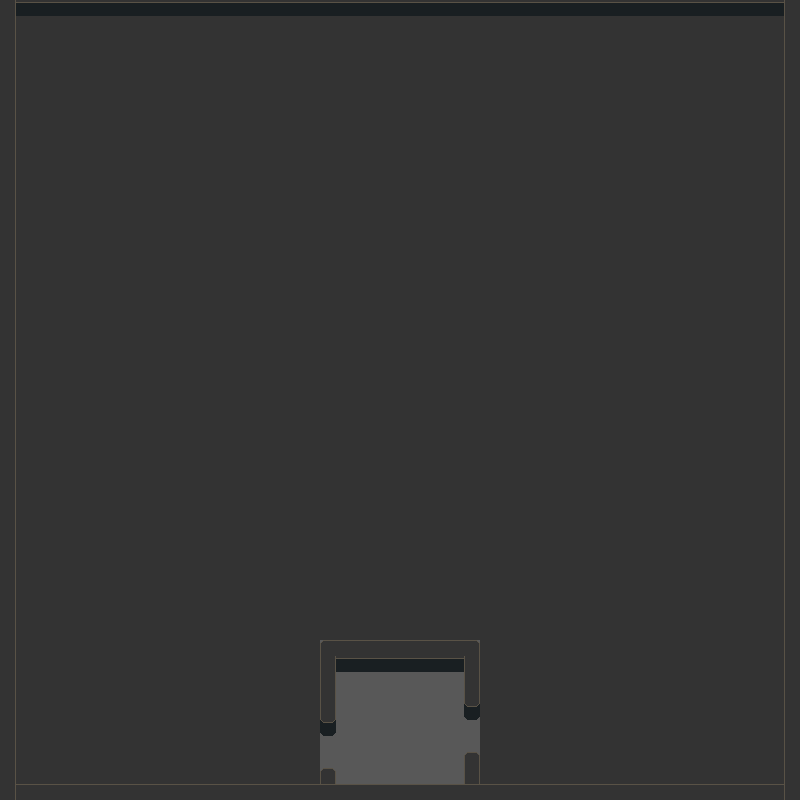

This game map was drawn from its Tiled (.tmx) file and the tilesets committed beside it. A one-line description and the trimmed map source follow:
An orthogonal 50x50 tile map with 16x16 px tiles, 1 tile layer (floor), 3 tilesets and 6 objects (miner, queen).

<map version="1.10" tiledversion="1.10.2" orientation="orthogonal" renderorder="right-down" width="50" height="50" tilewidth="16" tileheight="16" infinite="0" backgroundcolor="#585858" nextlayerid="6" nextobjectid="13">
 <tileset firstgid="1" source="floor.tsx" />
 <tileset firstgid="166" source="props.tsx" />
 <tileset firstgid="186" source="campfire.tsx" />
 <layer id="1" name="floor" width="50" height="50">
  <data>[2500 cells, 2440 non-empty, 10 distinct tile ids]</data>
 </layer>
 <objectgroup id="5" name="props">
  <object id="2" gid="180" x="400" y="784" width="14" height="19" />
  <object id="4" gid="181" x="388" y="712" width="39" height="57" />
  <object id="8" gid="184" x="340" y="682" width="13" height="32" />
  <object id="10" gid="186" x="442.057" y="693.898" width="12" height="13" />
 </objectgroup>
 <objectgroup id="3" name="characters" visible="0">
  <object id="11" name="miner" x="408.25" y="727.375">
   <point />
  </object>
  <object id="12" name="queen" x="400" y="304">
   <point />
  </object>
 </objectgroup>
</map>
